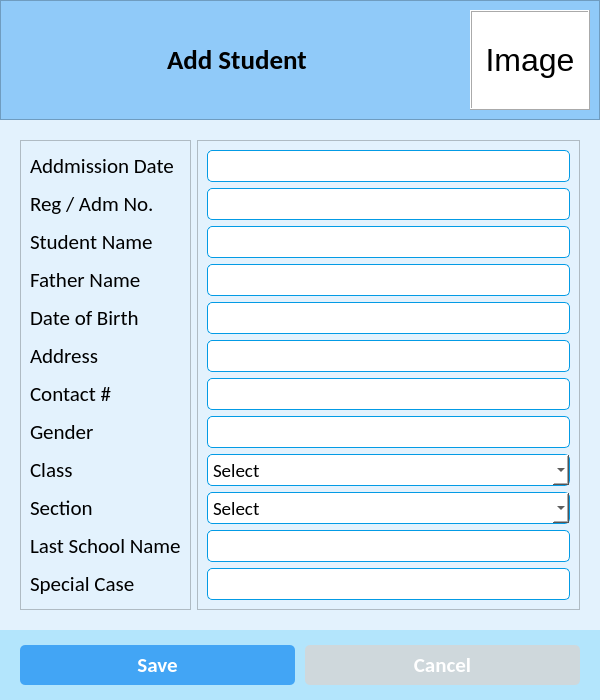
<?xml version="1.0" encoding="UTF-8"?>
<ui version="4.0">
 <class>AddStudentWindow</class>
 <widget class="QMainWindow" name="AddStudentWindow">
  <property name="geometry">
   <rect>
    <x>0</x>
    <y>0</y>
    <width>600</width>
    <height>700</height>
   </rect>
  </property>
  <property name="minimumSize">
   <size>
    <width>600</width>
    <height>700</height>
   </size>
  </property>
  <property name="windowTitle">
   <string>Add Student</string>
  </property>
  <property name="windowIcon">
   <iconset resource="resources.qrc">
    <normaloff>:/icons/assets/icons/logo.png</normaloff>:/icons/assets/icons/logo.png</iconset>
  </property>
  <widget class="QWidget" name="centralwidget">
   <property name="styleSheet">
    <string notr="true">* {
	background-color: #e3f2fd;
}
#std_image {
	background-color: #fff;
}

#header_frame, #label {
	background-color: #90caf9;
}

#bottom_widget {
	background-color: #b3e5fc;
}

QPushButton {
	background-color: #42a5f5;
	border-radius: 5px;
	color: #fff;
}

#btn_cancel {
	background-color: #cfd8dc;
	border-radius: 5px;
	color: #fff;
}

QLineEdit {
	background-color: #fff;
	border-radius: 5px;
	border: 1px solid #039be5;
	padding: 5px 5px;
}

QComboBox {
	background-color: #fff;
	border-radius: 5px;
	border: 1px solid #039be5;
	padding: 5px 5px;
}</string>
   </property>
   <layout class="QVBoxLayout" name="verticalLayout_3">
    <property name="spacing">
     <number>0</number>
    </property>
    <property name="leftMargin">
     <number>0</number>
    </property>
    <property name="topMargin">
     <number>0</number>
    </property>
    <property name="rightMargin">
     <number>0</number>
    </property>
    <property name="bottomMargin">
     <number>0</number>
    </property>
    <item>
     <widget class="QFrame" name="header_frame">
      <property name="frameShape">
       <enum>QFrame::StyledPanel</enum>
      </property>
      <property name="frameShadow">
       <enum>QFrame::Raised</enum>
      </property>
      <layout class="QHBoxLayout" name="horizontalLayout">
       <item alignment="Qt::AlignHCenter">
        <widget class="QLabel" name="label">
         <property name="font">
          <font>
           <family>Calibri</family>
           <pointsize>20</pointsize>
           <weight>75</weight>
           <bold>true</bold>
          </font>
         </property>
         <property name="text">
          <string>Add Student</string>
         </property>
        </widget>
       </item>
       <item>
        <widget class="QLabel" name="std_image">
         <property name="minimumSize">
          <size>
           <width>100</width>
           <height>100</height>
          </size>
         </property>
         <property name="maximumSize">
          <size>
           <width>120</width>
           <height>120</height>
          </size>
         </property>
         <property name="font">
          <font>
           <pointsize>24</pointsize>
          </font>
         </property>
         <property name="frameShape">
          <enum>QFrame::Box</enum>
         </property>
         <property name="frameShadow">
          <enum>QFrame::Raised</enum>
         </property>
         <property name="text">
          <string>Image</string>
         </property>
         <property name="alignment">
          <set>Qt::AlignCenter</set>
         </property>
        </widget>
       </item>
      </layout>
     </widget>
    </item>
    <item>
     <widget class="QWidget" name="widget" native="true">
      <layout class="QHBoxLayout" name="horizontalLayout_2">
       <property name="leftMargin">
        <number>20</number>
       </property>
       <property name="topMargin">
        <number>20</number>
       </property>
       <property name="rightMargin">
        <number>20</number>
       </property>
       <property name="bottomMargin">
        <number>20</number>
       </property>
       <item>
        <widget class="QFrame" name="frame">
         <property name="frameShape">
          <enum>QFrame::StyledPanel</enum>
         </property>
         <property name="frameShadow">
          <enum>QFrame::Raised</enum>
         </property>
         <layout class="QVBoxLayout" name="verticalLayout_2">
          <item>
           <widget class="QLabel" name="label_9">
            <property name="font">
             <font>
              <family>Calibri</family>
              <pointsize>16</pointsize>
             </font>
            </property>
            <property name="text">
             <string>Addmission Date</string>
            </property>
           </widget>
          </item>
          <item>
           <widget class="QLabel" name="label_3">
            <property name="font">
             <font>
              <family>Calibri</family>
              <pointsize>16</pointsize>
             </font>
            </property>
            <property name="text">
             <string>Reg / Adm No.</string>
            </property>
           </widget>
          </item>
          <item>
           <widget class="QLabel" name="label_2">
            <property name="font">
             <font>
              <family>Calibri</family>
              <pointsize>16</pointsize>
             </font>
            </property>
            <property name="text">
             <string>Student Name</string>
            </property>
           </widget>
          </item>
          <item>
           <widget class="QLabel" name="label_4">
            <property name="font">
             <font>
              <family>Calibri</family>
              <pointsize>16</pointsize>
             </font>
            </property>
            <property name="text">
             <string>Father Name</string>
            </property>
           </widget>
          </item>
          <item>
           <widget class="QLabel" name="label_7">
            <property name="font">
             <font>
              <family>Calibri</family>
              <pointsize>16</pointsize>
             </font>
            </property>
            <property name="text">
             <string>Date of Birth</string>
            </property>
           </widget>
          </item>
          <item>
           <widget class="QLabel" name="label_6">
            <property name="font">
             <font>
              <family>Calibri</family>
              <pointsize>16</pointsize>
             </font>
            </property>
            <property name="text">
             <string>Address</string>
            </property>
           </widget>
          </item>
          <item>
           <widget class="QLabel" name="label_5">
            <property name="font">
             <font>
              <family>Calibri</family>
              <pointsize>16</pointsize>
             </font>
            </property>
            <property name="text">
             <string>Contact #</string>
            </property>
           </widget>
          </item>
          <item>
           <widget class="QLabel" name="label_11">
            <property name="font">
             <font>
              <family>Calibri</family>
              <pointsize>16</pointsize>
             </font>
            </property>
            <property name="text">
             <string>Gender</string>
            </property>
           </widget>
          </item>
          <item>
           <widget class="QLabel" name="label_8">
            <property name="font">
             <font>
              <family>Calibri</family>
              <pointsize>16</pointsize>
             </font>
            </property>
            <property name="text">
             <string>Class</string>
            </property>
           </widget>
          </item>
          <item>
           <widget class="QLabel" name="label_13">
            <property name="font">
             <font>
              <family>Calibri</family>
              <pointsize>16</pointsize>
             </font>
            </property>
            <property name="text">
             <string>Section</string>
            </property>
           </widget>
          </item>
          <item>
           <widget class="QLabel" name="label_12">
            <property name="font">
             <font>
              <family>Calibri</family>
              <pointsize>16</pointsize>
             </font>
            </property>
            <property name="text">
             <string>Last School Name</string>
            </property>
           </widget>
          </item>
          <item>
           <widget class="QLabel" name="label_14">
            <property name="font">
             <font>
              <family>Calibri</family>
              <pointsize>16</pointsize>
             </font>
            </property>
            <property name="text">
             <string>Special Case</string>
            </property>
           </widget>
          </item>
         </layout>
        </widget>
       </item>
       <item>
        <widget class="QFrame" name="frame_2">
         <property name="frameShape">
          <enum>QFrame::StyledPanel</enum>
         </property>
         <property name="frameShadow">
          <enum>QFrame::Raised</enum>
         </property>
         <layout class="QVBoxLayout" name="verticalLayout">
          <item>
           <widget class="QLineEdit" name="lineEdit_7">
            <property name="font">
             <font>
              <family>Calibri</family>
              <pointsize>14</pointsize>
             </font>
            </property>
           </widget>
          </item>
          <item>
           <widget class="QLineEdit" name="lineEdit_9">
            <property name="font">
             <font>
              <family>Calibri</family>
              <pointsize>14</pointsize>
             </font>
            </property>
           </widget>
          </item>
          <item>
           <widget class="QLineEdit" name="lineEdit">
            <property name="font">
             <font>
              <family>Calibri</family>
              <pointsize>14</pointsize>
             </font>
            </property>
           </widget>
          </item>
          <item>
           <widget class="QLineEdit" name="lineEdit_2">
            <property name="font">
             <font>
              <family>Calibri</family>
              <pointsize>14</pointsize>
             </font>
            </property>
           </widget>
          </item>
          <item>
           <widget class="QLineEdit" name="lineEdit_3">
            <property name="font">
             <font>
              <family>Calibri</family>
              <pointsize>14</pointsize>
             </font>
            </property>
           </widget>
          </item>
          <item>
           <widget class="QLineEdit" name="lineEdit_4">
            <property name="font">
             <font>
              <family>Calibri</family>
              <pointsize>14</pointsize>
             </font>
            </property>
           </widget>
          </item>
          <item>
           <widget class="QLineEdit" name="lineEdit_5">
            <property name="font">
             <font>
              <family>Calibri</family>
              <pointsize>14</pointsize>
             </font>
            </property>
           </widget>
          </item>
          <item>
           <widget class="QLineEdit" name="lineEdit_6">
            <property name="font">
             <font>
              <family>Calibri</family>
              <pointsize>14</pointsize>
             </font>
            </property>
           </widget>
          </item>
          <item>
           <widget class="QComboBox" name="comboBox_2">
            <property name="font">
             <font>
              <family>Calibri</family>
              <pointsize>14</pointsize>
             </font>
            </property>
            <item>
             <property name="text">
              <string>Select</string>
             </property>
            </item>
           </widget>
          </item>
          <item>
           <widget class="QComboBox" name="comboBox">
            <property name="font">
             <font>
              <family>Calibri</family>
              <pointsize>14</pointsize>
             </font>
            </property>
            <item>
             <property name="text">
              <string>Select</string>
             </property>
            </item>
           </widget>
          </item>
          <item>
           <widget class="QLineEdit" name="lineEdit_8">
            <property name="font">
             <font>
              <family>Calibri</family>
              <pointsize>14</pointsize>
             </font>
            </property>
           </widget>
          </item>
          <item>
           <widget class="QLineEdit" name="lineEdit_10">
            <property name="font">
             <font>
              <family>Calibri</family>
              <pointsize>14</pointsize>
             </font>
            </property>
           </widget>
          </item>
         </layout>
        </widget>
       </item>
      </layout>
     </widget>
    </item>
    <item>
     <widget class="QWidget" name="bottom_widget" native="true">
      <layout class="QHBoxLayout" name="horizontalLayout_3">
       <property name="spacing">
        <number>10</number>
       </property>
       <property name="leftMargin">
        <number>20</number>
       </property>
       <property name="topMargin">
        <number>15</number>
       </property>
       <property name="rightMargin">
        <number>20</number>
       </property>
       <property name="bottomMargin">
        <number>15</number>
       </property>
       <item>
        <widget class="QPushButton" name="pushButton">
         <property name="minimumSize">
          <size>
           <width>0</width>
           <height>40</height>
          </size>
         </property>
         <property name="font">
          <font>
           <family>Calibri</family>
           <pointsize>16</pointsize>
           <weight>75</weight>
           <bold>true</bold>
          </font>
         </property>
         <property name="text">
          <string>Save</string>
         </property>
         <property name="icon">
          <iconset resource="resources.qrc">
           <normaloff>:/icons/assets/icons/save.png</normaloff>:/icons/assets/icons/save.png</iconset>
         </property>
         <property name="iconSize">
          <size>
           <width>32</width>
           <height>32</height>
          </size>
         </property>
        </widget>
       </item>
       <item>
        <widget class="QPushButton" name="btn_cancel">
         <property name="minimumSize">
          <size>
           <width>0</width>
           <height>40</height>
          </size>
         </property>
         <property name="font">
          <font>
           <family>Calibri</family>
           <pointsize>16</pointsize>
           <weight>75</weight>
           <bold>true</bold>
          </font>
         </property>
         <property name="text">
          <string>Cancel</string>
         </property>
         <property name="icon">
          <iconset resource="resources.qrc">
           <normaloff>:/icons/assets/icons/close.png</normaloff>:/icons/assets/icons/close.png</iconset>
         </property>
         <property name="iconSize">
          <size>
           <width>32</width>
           <height>32</height>
          </size>
         </property>
        </widget>
       </item>
      </layout>
     </widget>
    </item>
   </layout>
  </widget>
 </widget>
 <resources>
  <include location="resources.qrc"/>
 </resources>
 <connections/>
</ui>
